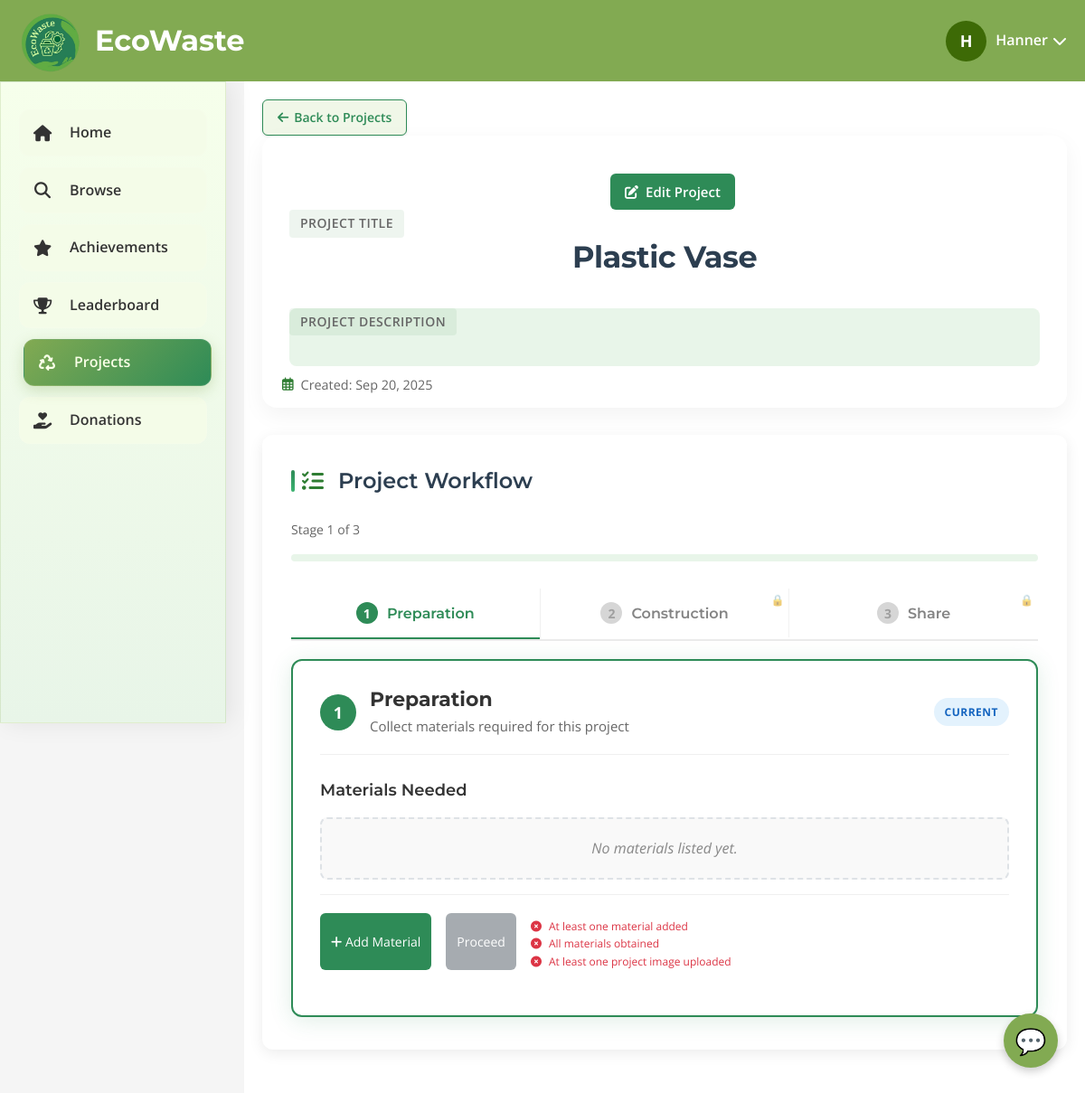
/project_details.php?id=8 (signed in), run on an earlier commit of the app's database.
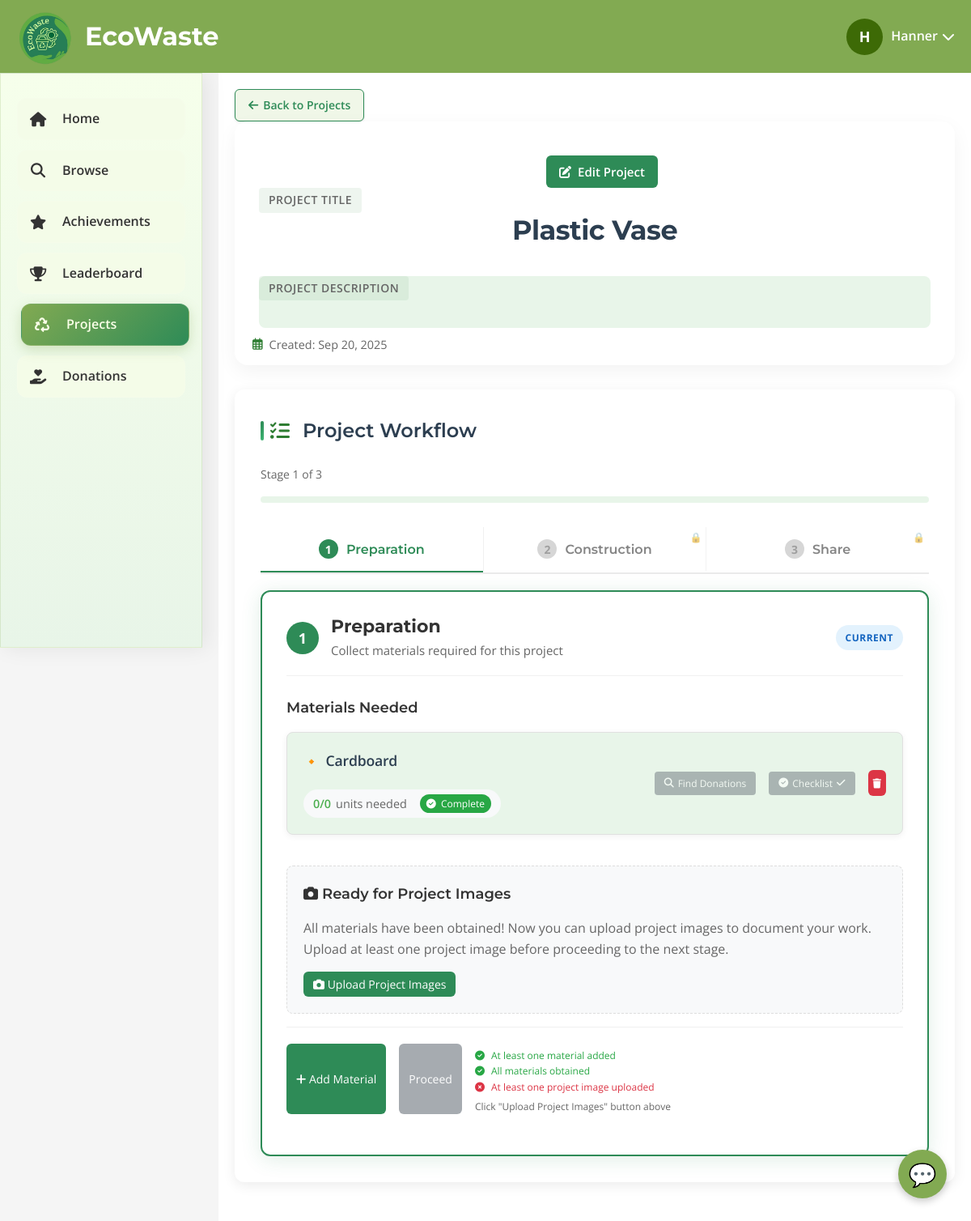
And on a later commit of the database.
### tables this page shows
CREATE TABLE `project_materials` (
  `material_id` int(11) NOT NULL,
  `project_id` int(11) NOT NULL,
  `material_name` varchar(255) DEFAULT NULL,
  `quantity` int(11) DEFAULT NULL,
  `status` enum('needed','requested','donated','received','completed') NOT NULL DEFAULT 'needed',
  `unit` varchar(64) DEFAULT NULL,
  `created_at` datetime DEFAULT current_timestamp(),
  `original_quantity` int(11) DEFAULT NULL,
  `acquired_quantity` int(11) DEFAULT 0
);

### project_details.php (the view, shortened to what the changed rows need)
<?php
$project = [];
$materials = [];
$completed_stages = [];
$project_id = isset($_GET['id']) ? (int)$_GET['id'] : 0;
$all_materials_obtained = false;
$has_materials = false;
$has_project_images = false;
$all_steps_complete = false;
$has_steps = false;
try {
    $conn = getDBConnection();
    $stmt = $conn->prepare("SELECT * FROM projects WHERE project_id = ? AND user_id = ?");
    $stmt->bind_param("ii", $project_id, $_SESSION['user_id']);
    $stmt->execute();
    $result = $stmt->get_result();
    $project = $result->fetch_assoc();
    $materials_stmt = $conn->prepare("SELECT * FROM project_materials WHERE project_id = ?");
    $materials_stmt->bind_param("i", $project_id);
    $materials_stmt->execute();
    $materials = $materials_stmt->get_result()->fetch_all(MYSQLI_ASSOC);
    $all_materials_obtained = false;
    $has_materials = count($materials) > 0;
    if ($has_materials) {
        $all_materials_obtained = true;
    }
    $has_project_images = false;
    if ($conn) {
        $images_stmt = $conn->prepare("SELECT COUNT(*) as image_count FROM project_images WHERE project_id = ?");
        $images_stmt->bind_param("i", $project_id);
        $images_stmt->execute();
        $images_result = $images_stmt->get_result()->fetch_assoc();
        $has_project_images = ($images_result['image_count'] ?? 0) > 0;
    }
    $steps_stmt = $conn->prepare("SELECT * FROM project_steps WHERE project_id = ? ORDER BY step_number");
    $steps_stmt->bind_param("i", $project_id);
    $steps_stmt->execute();
    $steps = $steps_stmt->get_result()->fetch_all(MYSQLI_ASSOC);
    $all_steps_complete = false;
    $has_steps = count($steps) > 0;
    $completed_stages = [];
} catch (mysqli_sql_exception $e) {
    $error_message = "Database error: " . $e->getMessage();
    $conn = null;
    $completed_stages = $completed_stages ?? [];
    $all_materials_obtained = $all_materials_obtained ?? false;
    $has_materials = $has_materials ?? false;
    $has_project_images = $has_project_images ?? false;
    $all_steps_complete = $all_steps_complete ?? false;
    $has_steps = $has_steps ?? false;
}
$current_stage = 1;
?>
<!DOCTYPE html>
<html lang="en">
<head>
    <link rel="stylesheet" href="https://cdnjs.cloudflare.com/ajax/libs/font-awesome/6.4.0/css/all.min.css">
    <link rel="stylesheet" href="assets/css/project-details.css">
    <link rel="stylesheet" href="assets/css/project-description.css">
    <link rel="stylesheet" href="assets/css/project-details-modern-v2.css">
</head>
<body>
    <header>
        <div class="logo-container">
            <h1>EcoWaste</h1>
        </div>
    </header>
    <div class="container">
        <main class="main-content">
            <section class="project-header card">
                <div class="project-title-section">
                    <h1 class="project-title"><?= htmlspecialchars($project['project_name']) ?></h1>
                </div>
            </section>
                <section class="workflow-section">
                    <h2 class="section-title"><i class="fas fa-tasks"></i> Project Workflow</h2>
                    <div class="tab-content-container">
                        <div class="tab-content <?= $current_stage == 1 ? 'active' : '' ?>" id="preparation-tab">
                            <div class="stage-card <?= in_array(1, $completed_stages) ? 'completed' : '' ?> <?= $current_stage == 1 ? 'current' : '' ?>">
                                <div class="stage-content">
                                    <h4 class="content-title">Materials Needed</h4>
                                    <?php if (empty($materials)): ?>
                                        <div class="empty-state">No materials listed yet.</div>
                                    <?php else: ?>
                                        <ul class="materials-list">
                                            <?php foreach ($materials as $material):
                                                $acquired = $material['calculated_acquired'] ?? 0;
                                                $needed = $material['calculated_needed'] ?? 0;
                                                $quantity_class = 'quantity-display';
                                                $is_completed = $acquired >= $needed;
                                                if ($is_completed) {
                                                    $quantity_class .= ' completed';
                                                } elseif ($acquired == 0) {
                                                    $quantity_class .= ' none';
                                                    $material_class = '';
                                                } else {
                                                    $quantity_class .= ' low';
                                                    $material_class = '';
                                                }
                                            ?>
                                                <li class="material-item" data-material-id="<?= $material['material_id'] ?>">
                                                    <div class="material-info">
                                                        <div class="material-name"><?= htmlspecialchars($material['material_name']) ?></div>
                                                        <div class="material-quantity">
                                                            <span class="<?= $quantity_class ?>">
                                                                <?= $acquired ?>/<?= $needed ?>
                                                            </span> units needed
                                                            <?php if ($acquired >= $needed): ?>
                                                                <span class="material-complete-badge"><i class="fas fa-check-circle"></i> Complete</span>
                                                            <?php endif; ?>
                                                        </div>
                                                    </div>
                                                    <div class="material-actions">
                                                        <button class="btn find-donations <?= $acquired >= $needed ? 'disabled' : '' ?>"
                                                                data-material-id="<?= $material['material_id'] ?>"
                                                                data-material-name="<?= htmlspecialchars($material['material_name'], ENT_QUOTES) ?>"
                                                                <?= $acquired >= $needed ? 'disabled' : '' ?>>
                                                            <i class="fas fa-search"></i> Find Donations
                                                        </button>
                                                        <button class="btn checklist-btn <?= $acquired >= $needed ? 'disabled completed' : '' ?>"
                                                                data-material-id="<?= $material['material_id'] ?>"
                                                                data-material-name="<?= htmlspecialchars($material['material_name'], ENT_QUOTES) ?>"
                                                                data-needed-quantity="<?= $needed ?>"
                                                                data-acquired-quantity="<?= $acquired ?>"
                                                                <?= $acquired >= $needed ? 'disabled' : '' ?>>
                                                            <i class="fas fa-check-circle"></i> Checklist
                                                            <?php if ($acquired >= $needed): ?>
                                                                <i class="fas fa-check ml-1"></i>
                                                            <?php endif; ?>
                                                        </button>
                                                        <button class="btn small danger" onclick="removeMaterial(<?= $material['material_id'] ?>)"
                                                                <?= $current_stage != 1 ? 'disabled' : '' ?>>
                                                            <i class="fas fa-trash"></i>
                                                        </button>
                                                    </div>
                                                </li>
                                            <?php endforeach; ?>
                                        </ul>
                                    <?php endif; ?>
                                    <?php if ($has_materials && $all_materials_obtained && !in_array(1, $completed_stages) && $current_stage == 1): ?>
                                    <div class="project-images-prompt" style="margin-top: 30px; padding: 20px; background: #f8f9fa; border-radius: 8px; border: 1px dashed #ddd;">
                                        <h4 class="content-title" style="margin-top: 0;">
                                            <i class="fas fa-camera"></i> Ready for Project Images
                                        </h4>
                                        <p style="margin-bottom: 15px; color: #666;">
                                            All materials have been obtained! Now you can upload project images to document your work.
                                            Upload at least one project image before proceeding to the next stage.
                                        </p>
                                        <button type="button" class="btn primary" onclick="openProjectImageUploadModal()">
                                            <i class="fas fa-camera"></i> Upload Project Images
                                        </button>
                                    </div>
                                    <?php endif; ?>
                                    <div class="stage-actions">
                                        <button class="btn primary" onclick="openAddMaterialModal()"
                                                <?= $current_stage != 1 ? 'disabled' : '' ?>>
                                        </button>
                                        <?php if (!in_array(1, $completed_stages) && $current_stage == 1): ?>
                                            <?php
                                            $preparation_ready = $has_materials && $all_materials_obtained && $has_project_images;
                                            ?>
                                            <button class="btn secondary proceed-btn <?= $preparation_ready ? 'enabled' : '' ?>"
                                                    onclick="<?= $preparation_ready ? 'completeStage(1)' : '' ?>"
                                                    <?= !$preparation_ready ? 'disabled' : '' ?>>
                                                Proceed
                                            </button>
                                            <div class="proceed-requirements">
                                                <div class="<?= $has_materials ? 'requirement-met' : 'requirement-not-met' ?>">
                                                    <i class="fas <?= $has_materials ? 'fa-check-circle' : 'fa-times-circle' ?>"></i>
                                                    At least one material added
                                                </div>
                                                <div class="<?= $all_materials_obtained ? 'requirement-met' : 'requirement-not-met' ?>">
                                                    <i class="fas <?= $all_materials_obtained ? 'fa-check-circle' : 'fa-times-circle' ?>"></i>
                                                    All materials obtained
                                                </div>
                                                <div class="<?= $has_project_images ? 'requirement-met' : 'requirement-not-met' ?>">
                                                    <i class="fas <?= $has_project_images ? 'fa-check-circle' : 'fa-times-circle' ?>"></i>
                                                    At least one project image uploaded
                                                    <?php if (!$has_project_images && $all_materials_obtained): ?>
                                                        <div style="margin-top: 5px; font-size: 12px; color: #666;">
                                                            Click "Upload Project Images" button above
                                                        </div>
                                                    <?php endif; ?>
                                                </div>
                                            </div>
                                        <?php endif; ?>
                                    </div>
                                </div>
                            </div>
                        </div>
                </section>
        </main>
    </div>
</body>
</html>

What changed in the data, as far as the page shows it:
added project_materials: material_name "Cardboard", acquired "0", needed "0"
Also different on the page:
text no longer shown: "No materials listed yet."
text now shown: "Ready for Project Images All materials have been obtained! Now you can upload project images to document your work. Upload at least one project image before proceeding to the next stage. Upload Project Images Click \"Upload Project Images\" button above"
